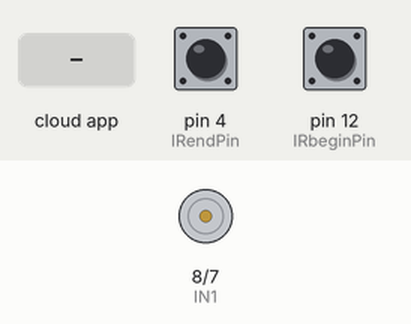
Recording of a sketch running on a simulated Arduino Uno, built with avr-gcc and run on an emulated ATmega328P. Parts: motor-driver pin pairs drawn as motors (green arrow = first pin HIGH = forward, orange = second pin HIGH = backward, longer = more drive, scaled by the enable pin). The test bench sets the inputs (shaded band); at power-on: pin 4 (IRendPin) HIGH, pin 12 (IRbeginPin) HIGH. The ROS host is connected and sends only what is stated.

Above: at 1.2 s.
1.3 s: the phone or cloud app sets motor_command to 1
At 2.2 s:
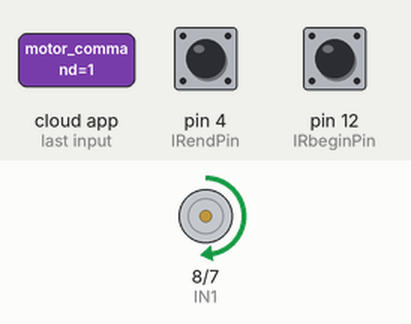
2.8 s: the phone or cloud app sets motor_command to 0
At 4.0 s:
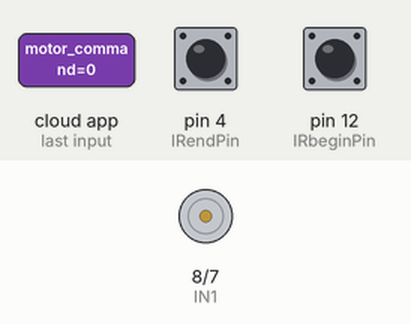
Timing chart, 0 to 5.8 s (numbered marks = the images above; inputs shaded):
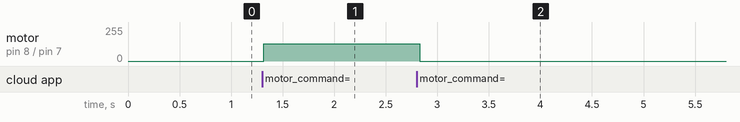

The sketch:

run_on_arduino.ino
```cpp
#include <ros.h>
#include <std_msgs/Bool.h>

// Define pins
const int IRbeginPin = 12;
const int IRendPin   = 4;

const int ENA = 9;
const int IN1 = 8;
const int IN2 = 7;

// Motor speed (0–255)
int speed = 128;

// ROS node handle
ros::NodeHandle nh;

// Publishers for the two IR sensors
std_msgs::Bool ir_begin_msg;
ros::Publisher ir_begin_pub("/ir_begin", &ir_begin_msg);

std_msgs::Bool ir_end_msg;
ros::Publisher ir_end_pub("/ir_end", &ir_end_msg);

// Motor control flag
bool motor_running = false;

// Subscriber callback for motor on/off
void motorCommandCallback(const std_msgs::Bool& msg) {
  motor_running = msg.data;
  if (motor_running) {
    digitalWrite(IN1, HIGH);
    digitalWrite(IN2, LOW);
    analogWrite(ENA, speed);
  } else {
    digitalWrite(IN1, LOW);
    digitalWrite(IN2, LOW);
    analogWrite(ENA, 0);
  }
}
ros::Subscriber<std_msgs::Bool> motor_sub("/motor_command", &motorCommandCallback);

void setup() {
  // Motor pins
  pinMode(ENA, OUTPUT);
  pinMode(IN1, OUTPUT);
  pinMode(IN2, OUTPUT);

  // IR sensor pins
  pinMode(IRbeginPin, INPUT);
  pinMode(IRendPin,   INPUT);

  // Initialize ROS
  nh.initNode();
  nh.advertise(ir_begin_pub);
  nh.advertise(ir_end_pub);
  nh.subscribe(motor_sub);
}

void loop() {
  // Read IR sensors (HIGH when beam unbroken, LOW when blocked)
  bool beamAtStart = (digitalRead(IRbeginPin) == LOW);
  bool beamAtEnd   = (digitalRead(IRendPin)   == LOW);

  // Prepare and publish begin sensor state
  ir_begin_msg.data = beamAtStart;
  ir_begin_pub.publish(&ir_begin_msg);

  // Prepare and publish end sensor state
  ir_end_msg.data = beamAtEnd;
  ir_end_pub.publish(&ir_end_msg);

  // Handle ROS callbacks
  nh.spinOnce();
  delay(100);
}
```

Measured:
- after the input at 1.3 s, motor on pin 8 (IN1) / pin 7 (IN2): stopped → forward 128/255 at once
- after the input at 2.8 s, motor on pin 8 (IN1) / pin 7 (IN2): forward 128/255 → stopped at once
